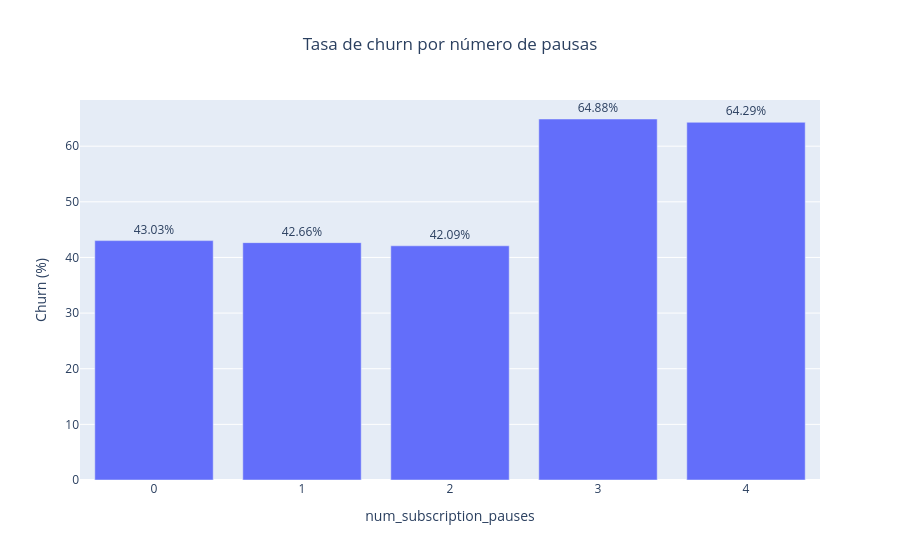

Notebook code for this chart:
### Markdown cell above
### 5.4 Pausas en la suscripción

Las pausas actúan como señal de inestabilidad. Es un gráfico sencillo pero muy explicable en la defensa.

### Code cell
pauses_table = plot_churn_by_category(df, "num_subscription_pauses", sort_desc=False, title="Tasa de churn por número de pausas")
pauses_table

### Figure 1 — Plotly figure (JSON) as saved in the notebook; plotly's stock layout.template omitted (floating-point values rounded to 4 significant figures)
{"data": [{"hovertemplate": "num_subscription_pauses=%{x}<br>churn_pct=%{text}<extra></extra>", "legendgroup": "", "marker": {"color": "#636efa", "pattern": {"shape": ""}}, "name": "", "orientation": "v", "showlegend": false, "text": [43.03, 42.66, 42.09, 64.88, 64.29], "textposition": "outside", "texttemplate": "%{text:.2f}%", "type": "bar", "x": [0, 1, 2, 3, 4], "xaxis": "x", "y": [43.03, 42.66, 42.09, 64.88, 64.29], "yaxis": "y"}], "layout": {"barmode": "relative", "legend": {"tracegroupgap": 0}, "title": {"text": "Tasa de churn por número de pausas", "x": 0.5}, "xaxis": {"anchor": "y", "domain": [0, 1], "title": {"text": "num_subscription_pauses"}}, "yaxis": {"anchor": "x", "domain": [0, 1], "title": {"text": "Churn (%)"}}}}
